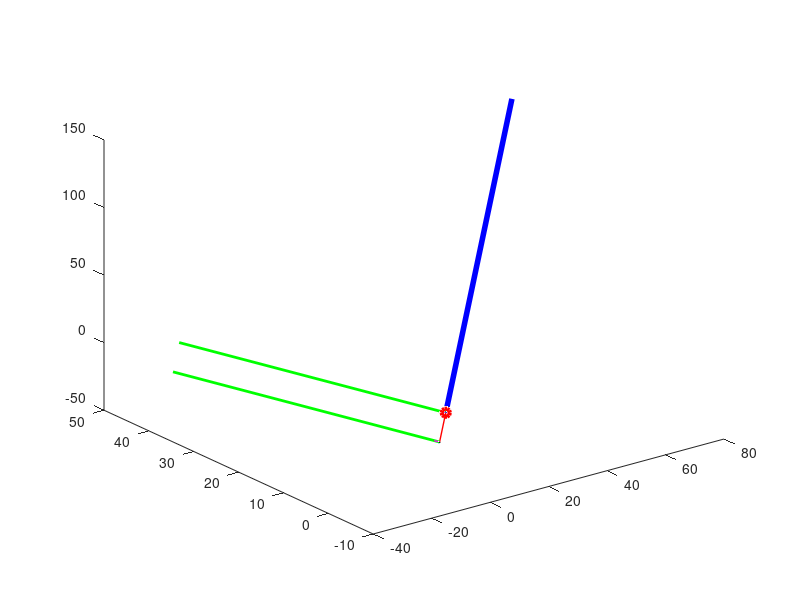

Reproduce this figure in MATLAB.
clear
clc
close all

% 6.1752144734e+02 3.0765054099e-01 6.5437810008e-01
% 7.0099997093e-01 5.1791569502e-01 -4.9026765507e-01
% -5.4920682275e-01 8.3058956479e-01 9.2156609709e-02
% 4.5494055282e-01 2.0465656041e-01 8.6668609409e-01
% -1.4451260334e+00 1.5735374912e-01 -1.3348769041e-01

K = [633.8 0 0; 0 633.8 0; 0 0 1 ];

R = [7.0099997093e-01 5.1791569502e-01 -4.9026765507e-01;
    -5.4920682275e-01 8.3058956479e-01 9.2156609709e-02;
    4.5494055282e-01 2.0465656041e-01 8.6668609409e-01];

T = [-1.4451    0.1574   -0.1335]';


C = -R\T;

pt = -[0*15 0*15 15]';
pt_3d = R\(K\pt) - R\T;

M = K*R;
% Note that pricipal axes is flipped
pa = det(M)*M(3, :);

pa = pa/2500;

up = R\[0 1 0]';
%up = R*[0 1 0]';
up = up*50;

test = K*[R T]*[pt_3d; 1];
test = test/(test(end))

test1 = K*[R T]*[pt_3d+up; 1];
test1 = test1/test1(end)

y_world = up';
z_world = -pa;

x_world = cross(y_world, z_world);
z_world = cross(x_world, y_world);

x_world = x_world/norm(x_world);
y_world = y_world/norm(y_world);
z_world = z_world/norm(z_world);

x_model = [1 0 0];
y_model = [0 1 0];
z_model = [0 0 1];


rotation = [x_world' y_world' z_world'];

% Plot the whole thing 

% plot camera
plot3(C(1), C(2), C(3), '-or' , 'LineWidth', 3)
hold on

% Plot principle axis
plot3([C(1) pa(1)+C(1)], [C(2) pa(2)+C(2)], [C(3), pa(3)+C(3)], ...
    'b' , 'LineWidth', 4')

plot3( [C(1) pt_3d(1)], [C(2) pt_3d(2)], [C(3) pt_3d(3)], '-r', 'LineWidth', 1);


% plot up vector
plot3( [C(1) C(1)+up(1)], [C(2) C(2)+up(2)], [C(3) C(3)+up(3)],...
    '-g', 'LineWidth', 2 )

% plot up vector 
plot3( [pt_3d(1) pt_3d(1)+up(1)], [pt_3d(2) pt_3d(2)+up(2)],...
        [pt_3d(3) pt_3d(3)+up(3)], '-g', 'LineWidth', 2 )
    
plot3( [pt_3d(1) pt_3d(1)+x_world(1)], [pt_3d(2) pt_3d(2)+x_world(2)],...
        [pt_3d(3) pt_3d(3)+x_world(3)], '-k', 'LineWidth', 1 );
    
plot3( [pt_3d(1) pt_3d(1)+y_world(1)], [pt_3d(2) pt_3d(2)+y_world(2)],...
        [pt_3d(3) pt_3d(3)+y_world(3)], '-m', 'LineWidth', 1 )
      
plot3( [pt_3d(1) pt_3d(1)+z_world(1)], [pt_3d(2) pt_3d(2)+z_world(2)],...
        [pt_3d(3) pt_3d(3)+z_world(3)], '-c', 'LineWidth', 1 )
 
 hold off
 
 
 
 model_view = [-0.701001 -27.4603 -0.45494 245.067 
-0.517915 41.5295 -0.204657 109.932 
0.490268 4.6078 -0.866686 467.464 ];


model_view*[1 0 0 1]'
        
